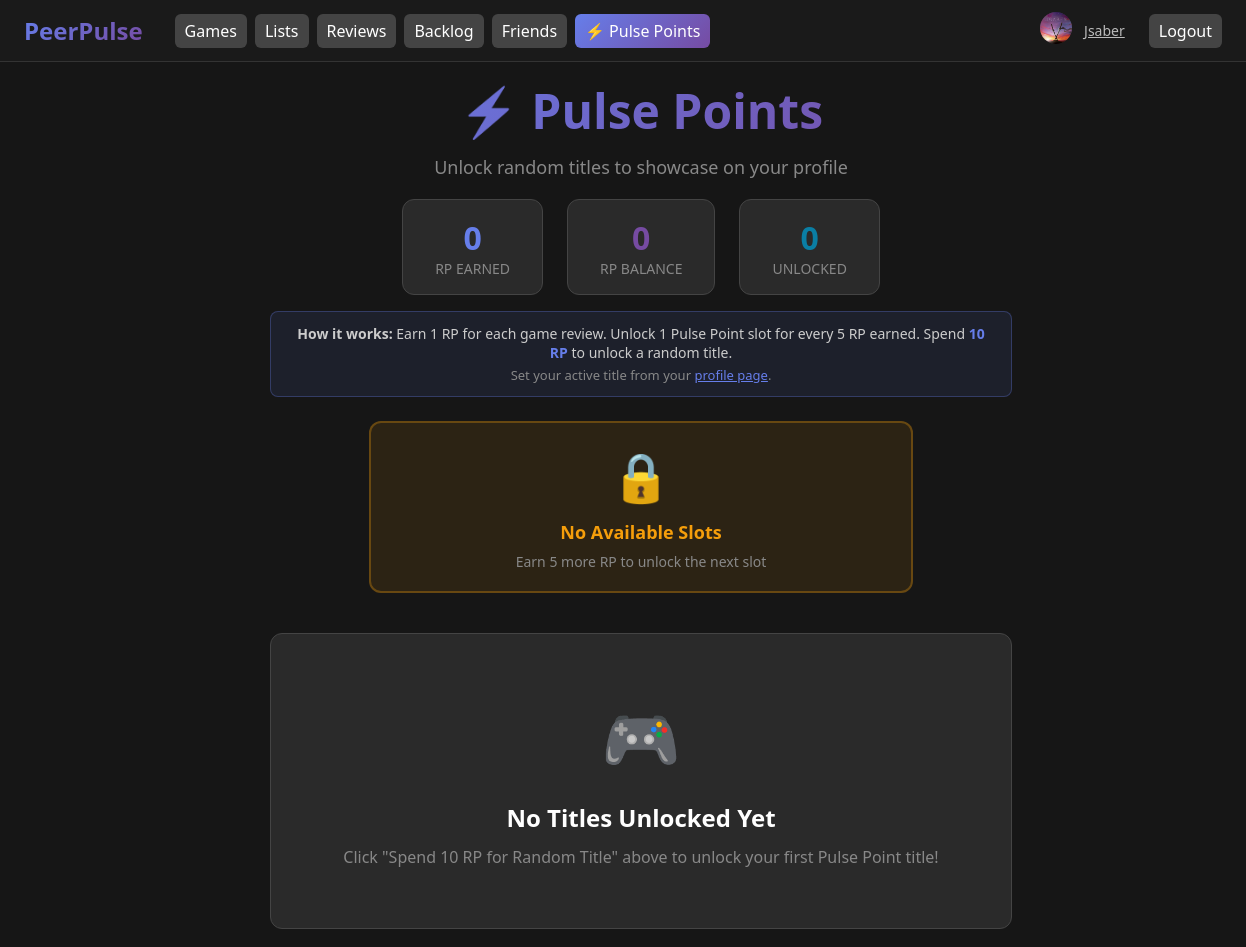
/superlatives (signed in), run on the app's committed database.
### tables this page shows
CREATE TABLE users (
                id INTEGER PRIMARY KEY AUTOINCREMENT,
                username TEXT UNIQUE NOT NULL,
                password TEXT NOT NULL,
                created_at TIMESTAMP DEFAULT CURRENT_TIMESTAMP
            , profile_picture TEXT, steam_profile_url TEXT, user_type TEXT DEFAULT 'user', review_points INTEGER DEFAULT 0, active_title INTEGER, favorite_game_id INTEGER);

### app.py (the view)
@app.route('/superlatives')
@login_required
def superlatives():
    user_id = session.get('user_id')
    username = session.get('username')
    unlocked = get_user_superlatives(user_id)
    solo_sups = [s for s in unlocked if s['category'] == 'solo']
    friend_sups = [s for s in unlocked if s['category'] == 'friend']
    user_prof = get_user_profile(user_id)
    review_points = get_review_points(user_id)
    unlocked_slots = get_unlocked_superlative_slots(user_id)
    all_sups = get_all_superlatives()
    total_available = len(all_sups)
    return render_template('superlatives.html',
                         solo_superlatives=solo_sups,
                         friend_superlatives=friend_sups,
                         total_unlocked=len(unlocked),
                         total_available=total_available,
                         username=username,
                         profile=user_prof,
                         review_points=review_points,
                         unlocked_slots=unlocked_slots,
                         active_page='superlatives')

### app.py (called while the page is built)
@app.before_request
def enforce_https():
    if os.environ.get('FORCE_HTTPS') == '1':
        if not request.is_secure and not request.headers.get('X-Forwarded-Proto') == 'https':
            url = request.url.replace('http://', 'https://', 1)
            return redirect(url, code=301)

@app.after_request
def add_security_headers(response):
    response.headers['X-Content-Type-Options'] = 'nosniff'
    response.headers['X-Frame-Options'] = 'SAMEORIGIN'
    response.headers['X-XSS-Protection'] = '1; mode=block'
    if os.environ.get('FORCE_HTTPS') == '1':
        response.headers['Strict-Transport-Security'] = 'max-age=31536000; includeSubDomains'
    return response

def login_required(f):
    @wraps(f)
    def decorated_function(*args, **kwargs):
        if 'user_id' not in session:
            return redirect(url_for('login', next=request.url))
        return f(*args, **kwargs)
    return decorated_function

### database.py (called while the page is built)
@contextmanager
def get_db():
    conn = sqlite3.connect(DB_PATH)
    conn.row_factory = sqlite3.Row
    conn.execute("PRAGMA encoding = 'UTF-8'")
    try:
        yield conn
        conn.commit()
    except Exception:
        conn.rollback()
        raise
    finally:
        conn.close()

def get_review_points(user_id):
    with get_db() as conn:
        c = conn.cursor()
        c.execute('SELECT review_points FROM users WHERE id = ?', (user_id,))
        row = c.fetchone()
        return row['review_points'] if row else 0

def get_unlocked_superlative_slots(user_id):
    rp = get_review_points(user_id)
    return rp // 5

def get_all_superlatives():
    with get_db() as conn:
        c = conn.cursor()
        c.execute('SELECT * FROM superlatives ORDER BY category, name')
        return [dict(row) for row in c.fetchall()]

def get_user_superlatives(user_id):
    with get_db() as conn:
        c = conn.cursor()
        c.execute('''
            SELECT
                s.id, s.name, s.description, s.category,
                us.game_id, us.friend_id, us.unlocked_at,
                g.name as game_name, g.cover_path as game_cover,
                u.username as friend_username
            FROM user_superlatives us
            JOIN superlatives s ON us.superlative_id = s.id
            LEFT JOIN games g ON us.game_id = g.game_id
            LEFT JOIN users u ON us.friend_id = u.id
            WHERE us.user_id = ?
            ORDER BY us.unlocked_at DESC
        ''', (user_id,))
        return [dict(row) for row in c.fetchall()]

### templates/superlatives.html (shortened to what this page needs)
<!doctype html>
<html lang="en">
  <head>
    <link rel="stylesheet" href="/static/style.css">
  </head>
  <body>
    {% include 'header.html' %}
    <main style="padding-top: 16px;">
      <div class="superlatives-container" style="max-width: 1200px; margin: 0 auto; padding: 0 20px;">
        <div style="text-align: center; margin-bottom: 40px;">
          <h1 style="font-size: 48px; margin: 0; background: linear-gradient(135deg, #667eea, #764ba2); -webkit-background-clip: text; -webkit-text-fill-color: transparent; background-clip: text;">
            ⚡ Pulse Points
          </h1>
          <p style="color: #888; font-size: 18px; margin-top: 12px;">
            Unlock random titles to showcase on your profile
          </p>
          <div style="display: flex; gap: 24px; justify-content: center; margin-top: 20px; flex-wrap: wrap;">
            <div style="background: #2a2a2a; padding: 16px 32px; border-radius: 12px; border: 1px solid #444;">
              <div style="font-size: 32px; font-weight: 700; color: #667eea;">{{ review_points }}</div>
              <div style="font-size: 14px; color: #888; text-transform: uppercase;">RP Earned</div>
            </div>
            <div style="background: #2a2a2a; padding: 16px 32px; border-radius: 12px; border: 1px solid #444;">
              <div style="font-size: 32px; font-weight: 700; color: #764ba2;">{{ unlocked_slots }}</div>
              <div style="font-size: 14px; color: #888; text-transform: uppercase;">RP Balance</div>
            </div>
            <div style="background: #2a2a2a; padding: 16px 32px; border-radius: 12px; border: 1px solid #444;">
              <div style="font-size: 32px; font-weight: 700; color: #0a7ea4;">{{ total_unlocked }}</div>
              <div style="font-size: 14px; color: #888; text-transform: uppercase;">Unlocked</div>
            </div>
          </div>
          <div style="margin-top: 16px; padding: 12px 20px; background: rgba(102, 126, 234, 0.1); border: 1px solid rgba(102, 126, 234, 0.3); border-radius: 8px; max-width: 700px; margin-left: auto; margin-right: auto; text-align: center;">
            <p style="margin: 0; color: #ccc; font-size: 14px;">
              <strong>How it works:</strong> Earn 1 RP for each game review. Unlock 1 Pulse Point slot for every 5 RP earned. Spend <span style="color: #667eea; font-weight: 600;">10 RP</span> to unlock a random title.
              <br><span style="color: #888; font-size: 13px; margin-top: 4px; display: inline-block;">Set your active title from your <a href="/profile" style="color: #667eea;">profile page</a>.</span>
            </p>
          </div>
          {% if total_unlocked < total_available and total_unlocked < unlocked_slots %}
          <div style="margin-top: 24px;">
            <button id="unlockBtn" onclick="unlockRandomTitle()" class="btn" style="background: linear-gradient(135deg, #667eea, #764ba2); border: none; padding: 16px 48px; font-size: 18px; font-weight: 600; border-radius: 8px; cursor: pointer; color: #fff; box-shadow: 0 4px 12px rgba(102, 126, 234, 0.4);">
              <svg xmlns="http://www.w3.org/2000/svg" width="24" height="24" viewBox="0 0 24 24" fill="none" stroke="currentColor" stroke-width="2" stroke-linecap="round" stroke-linejoin="round" style="vertical-align: middle; margin-right: 8px;">
                <rect x="3" y="8" width="18" height="4" rx="1"></rect>
                <path d="M12 8v13"></path>
                <path d="M19 12v7a2 2 0 0 1-2 2H7a2 2 0 0 1-2-2v-7"></path>
                <path d="M7.5 8a2.5 2.5 0 0 1 0-5A4.8 8 0 0 1 12 8a4.8 8 0 0 1 4.5-5 2.5 2.5 0 0 1 0 5"></path>
              </svg>
              Spend 10 RP for Random Title
            </button>
          </div>
          {% elif total_unlocked >= unlocked_slots %}
          <div style="margin-top: 24px; padding: 20px; background: rgba(245, 158, 11, 0.1); border: 2px solid rgba(245, 158, 11, 0.3); border-radius: 12px; max-width: 500px; margin-left: auto; margin-right: auto;">
            <div style="font-size: 48px; margin-bottom: 12px;">🔒</div>
            <div style="font-size: 18px; font-weight: 600; color: #f59e0b;">No Available Slots</div>
            <div style="font-size: 14px; color: #888; margin-top: 8px;">Earn {{ 5 - (review_points % 5) }} more RP to unlock the next slot</div>
          </div>
          {% endif %}
        </div>
        {% if total_unlocked == 0 %}
        <div style="text-align: center; padding: 60px 20px; background: #2a2a2a; border-radius: 12px; border: 1px solid #444;">
          <div style="font-size: 64px; margin-bottom: 16px;">🎮</div>
          <h2 style="color: #fff; margin-bottom: 12px;">No Titles Unlocked Yet</h2>
          <p style="color: #888; max-width: 600px; margin: 0 auto;">
            Click "Spend 10 RP for Random Title" above to unlock your first Pulse Point title!
          </p>
        </div>
        {% endif %}
      </div>
    </main>
  </body>
</html>

### templates/header.html
    <header style="display: flex; align-items: center; justify-content: space-between; padding: 12px 24px; background: #1a1a1a; border-bottom: 1px solid #333;">
      <div style="display: flex; align-items: center; gap: 32px;">
        <a href="/" style="text-decoration: none; color: inherit;">
          <h1 style="margin: 0; font-size: 24px; font-weight: bold; background: linear-gradient(135deg, #667eea 0%, #764ba2 100%); -webkit-background-clip: text; -webkit-text-fill-color: transparent; background-clip: text;">
            PeerPulse
          </h1>
        </a>
        <nav style="display: flex; gap: 8px;">
          <a class="btn" href="/" style="{% if active_page == 'games' %}background: #667eea; color: white;{% endif %}">Games</a>
          <a class="btn" href="/toplists" style="{% if active_page == 'lists' %}background: #667eea; color: white;{% endif %}">Lists</a>
          <a class="btn" href="/full" style="{% if active_page == 'reviews' %}background: #667eea; color: white;{% endif %}">Reviews</a>
          <a class="btn" href="/backlog" style="{% if active_page == 'backlog' %}background: #667eea; color: white;{% endif %}">Backlog</a>
          <a class="btn" href="/friends" style="{% if active_page == 'friends' %}background: #667eea; color: white;{% endif %}">Friends</a>
          <a class="btn" href="/superlatives" style="{% if active_page == 'superlatives' %}background: linear-gradient(135deg, #667eea, #764ba2); color: white; border: none;{% endif %}">
            <span style="margin-right: 4px;">⚡</span>Pulse Points
          </a>
        </nav>
      </div>
      <div class="user-menu" style="display: flex; align-items: center; gap: 12px;">
        {% if profile and profile.profile_picture %}
          <a href="/profile" aria-label="Profile"><img class="avatar-small" src="{{ profile.profile_picture }}" alt="avatar"></a>
        {% else %}
          <a href="/profile" aria-label="Profile"><div class="avatar-small placeholder">{{ (username or 'U')[:1] }}</div></a>
        {% endif %}
        <a class="username" href="/profile">{{ username }}</a>
        <a class="btn logout-btn" href="/logout">Logout</a>
      </div>
    </header>

### static/style.css (style rules this page uses)
:root { --bg:#161616; --card:#242424; --muted:#bbb; }
html { height:100% }
body { font-family:Segoe UI,Roboto,Arial; background:var(--bg); color:#fff; margin:0;height:100%;display:flex;flex-direction:column }
header { display:flex;gap:12px;align-items:center;padding:16px;border-bottom:1px solid #222;justify-content:space-between;flex-shrink:0;position:sticky;top:0;z-index:1000;background:var(--bg) }
.avatar-small { width:32px;height:32px;border-radius:50%;object-fit:cover;background:#333;display:inline-block }
header h1 { margin:0;font-size:20px }
header nav, header form#upload, header form#search, header .user-menu { display:flex;gap:8px;align-items:center }
.user-menu { margin-left:auto }
.user-menu .username { color:var(--muted);font-size:14px;margin-right:12px }
.logout-btn { background:#6e1f1f }
main { padding:18px;flex:1;display:flex;flex-direction:column;max-width:1600px;margin:0 auto;width:100% }
.btn { background:#444;padding:6px 10px;border-radius:6px;color:#fff;text-decoration:none }

### data on the page
users: profile_picture (picture), username "Jsaber"

### other printed values
{{ review_points }} "0"
{{ unlocked_slots }} "0"
{{ total_unlocked }} "0"
{{ 5 - (review_points % 5) }} "5"
